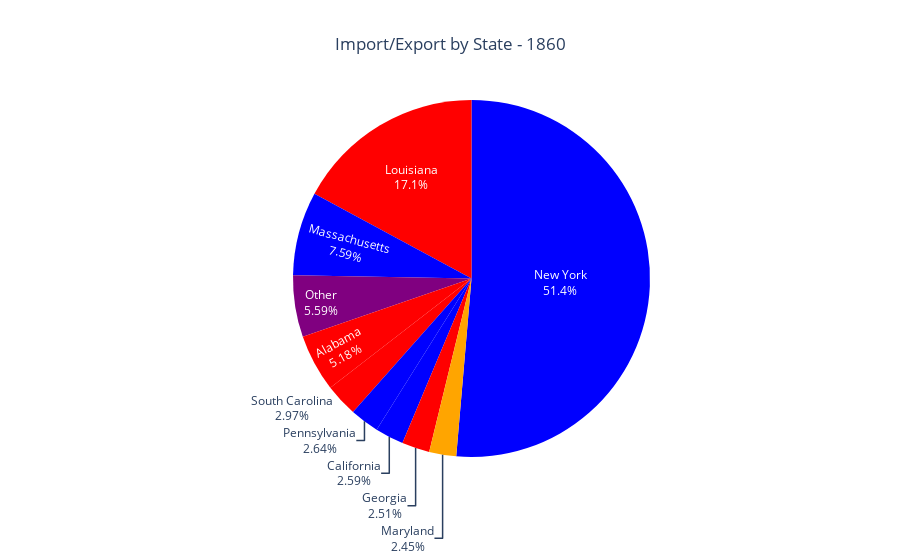

The notebook cell saved with this chart:
### Code cell
# Total Export and Import

draw_pie(port_data_tot, 'State', 'Total_Perc', 'Import/Export by State - 1860').show()

### Figure 1 — Plotly figure (JSON) as saved in the notebook; plotly's stock layout.template omitted (floating-point values rounded to 4 significant figures)
{"data": [{"customdata": [["USA Free"], ["CSA Slave"], ["USA Free"], ["CSA Slave"], ["CSA Slave"], ["USA Free"], ["USA Free"], ["CSA Slave"], ["USA Slave"], ["Undet"]], "domain": {"x": [0, 1], "y": [0, 1]}, "hovertemplate": "State=%{label}<br>Total_Perc=%{value}<br>color=%{customdata[0]}<extra></extra>", "labels": ["New York", "Louisiana", "Massachusetts", "Alabama", "South Carolina", "Pennsylvania", "California", "Georgia", "Maryland", "Other"], "legendgroup": "", "marker": {"colors": ["blue", "red", "blue", "red", "red", "blue", "blue", "red", "orange", "purple"]}, "name": "", "showlegend": true, "textinfo": "percent+label", "textposition": ["inside", "inside", "inside", "inside", "outside", "outside", "outside", "outside", "outside", "inside"], "type": "pie", "values": [0.5136, 0.1712, 0.07585, 0.05178, 0.02969, 0.02641, 0.02591, 0.02511, 0.02449, 0.05593]}], "layout": {"legend": {"tracegroupgap": 0}, "showlegend": false, "title": {"text": "Import/Export by State - 1860", "x": 0.5}}}
